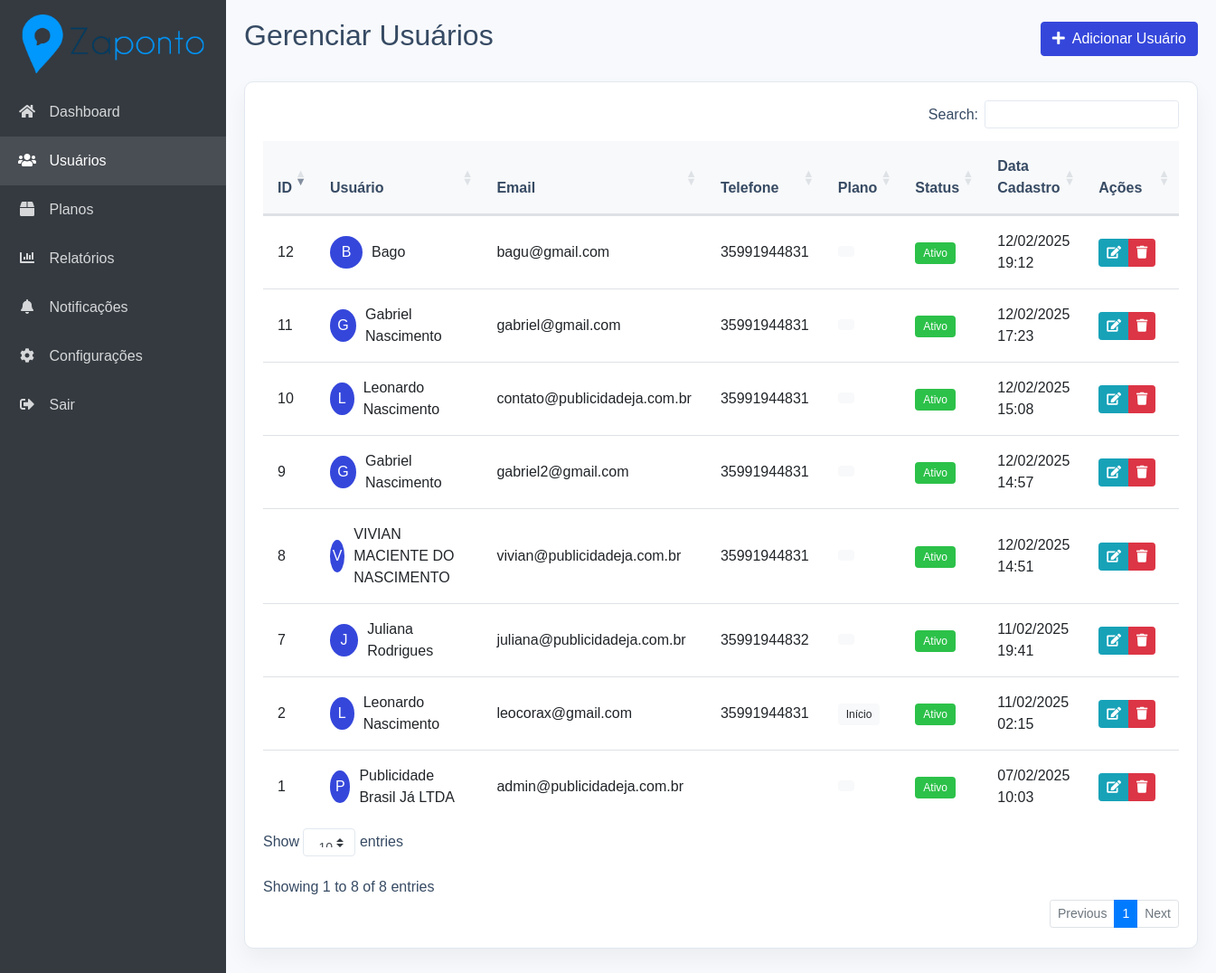
Page /pages/admin/usuarios.php (signed in) on the committed database.
### tables this page shows
CREATE TABLE `usuarios` (
  `id` int(11) NOT NULL,
  `nome` varchar(255) NOT NULL,
  `email` varchar(255) NOT NULL,
  `senha` varchar(255) NOT NULL,
  `mensagem_base` text DEFAULT NULL,
  `token_dispositivo` varchar(255) DEFAULT NULL,
  `arquivo_padrao` varchar(255) DEFAULT NULL,
  `created_at` timestamp NOT NULL DEFAULT current_timestamp(),
  `plano_id` int(11) DEFAULT NULL,
  `reset_token` varchar(64) DEFAULT NULL,
  `reset_token_expira` datetime DEFAULT NULL,
  `telefone` varchar(20) DEFAULT NULL,
  `status` enum('ativo','inativo') DEFAULT 'ativo',
  `empresa` varchar(255) DEFAULT NULL,
  `site` varchar(255) DEFAULT NULL,
  `foto_perfil` varchar(255) DEFAULT NULL,
  `data_cadastro` datetime DEFAULT current_timestamp(),
  `perfil_completo` tinyint(1) DEFAULT 0,
  `nome_negocio` varchar(255) DEFAULT NULL,
  `segmento` varchar(100) DEFAULT NULL,
  `publico_alvo` varchar(255) DEFAULT NULL,
  `objetivo_principal` varchar(100) DEFAULT NULL
);

CREATE TABLE `planos` (
  `id` int(11) NOT NULL,
  `nome` varchar(100) NOT NULL,
  `preco` decimal(10,2) NOT NULL,
  `limite_leads` int(11) NOT NULL,
  `limite_mensagens` int(11) NOT NULL,
  `recursos` text DEFAULT NULL,
  `ativo` tinyint(1) DEFAULT 1,
  `created_at` datetime DEFAULT current_timestamp(),
  `descricao` text DEFAULT NULL,
  `tem_ia` tinyint(1) DEFAULT 0,
  `stripe_price_id` varchar(255) DEFAULT NULL
);

### pages/admin/usuarios.php (the view, shortened to what this page needs)
<?php
include '../../includes/db.php';
$usuarios = $pdo->query("
    SELECT u.*, p.nome as plano_nome
    FROM usuarios u
    LEFT JOIN planos p ON u.plano_id = p.id
    ORDER BY u.created_at DESC
")->fetchAll();
?>
<!DOCTYPE html>
<html lang="pt-br">
<head>
    <link rel="stylesheet" href="https://stackpath.bootstrapcdn.com/bootstrap/4.5.2/css/bootstrap.min.css">
    <link rel="stylesheet" href="https://cdnjs.cloudflare.com/ajax/libs/font-awesome/5.15.1/css/all.min.css">
    <link rel="stylesheet" href="https://cdn.datatables.net/1.10.22/css/dataTables.bootstrap4.min.css">
</head>
<body>
    <div class="container-fluid">
        <div class="row">
            <?php include 'menu.php'; ?>
            <div class="main-content">
                <div class="d-flex justify-content-between align-items-center mb-4">
                    <h2>Gerenciar Usuários</h2>
                    <button class="btn btn-primary" data-toggle="modal" data-target="#modalUsuario" onclick="limparFormulario()">
                        <i class="fas fa-plus mr-2"></i>Adicionar Usuário
                    </button>
                </div>
                <div class="card">
                    <div class="card-body">
                        <div class="table-responsive">
                            <table id="tabelaUsuarios" class="table">
                                <thead>
                                    <tr>
                                        <th>ID</th>
                                        <th>Usuário</th>
                                        <th>Email</th>
                                        <th>Telefone</th>
                                        <th>Plano</th>
                                        <th>Status</th>
                                        <th>Data Cadastro</th>
                                        <th width="100">Ações</th>
                                    </tr>
                                </thead>
                                <tbody>
                                    <?php foreach ($usuarios as $usuario): ?>
                                    <tr>
                                        <td><?php echo $usuario['id']; ?></td>
                                        <td>
                                            <div class="d-flex align-items-center">
                                                <div class="user-avatar">
                                                    <?php echo strtoupper(substr($usuario['nome'], 0, 1)); ?>
                                                </div>
                                                <div>
                                                    <?php echo htmlspecialchars($usuario['nome']); ?>
                                                </div>
                                            </div>
                                        </td>
                                        <td><?php echo htmlspecialchars($usuario['email']); ?></td>
                                        <td><?php echo htmlspecialchars($usuario['telefone']); ?></td>
                                        <td>
                                            <span class="badge badge-light">
                                                <?php echo htmlspecialchars($usuario['plano_nome']); ?>
                                            </span>
                                        </td>
                                        <td>
                                            <span class="badge badge-<?php echo $usuario['status'] === 'ativo' ? 'success' : 'danger'; ?>">
                                                <?php echo ucfirst($usuario['status']); ?>
                                            </span>
                                        </td>
                                        <td><?php echo date('d/m/Y H:i', strtotime($usuario['created_at'])); ?></td>
                                        <td>
                                            <div class="btn-group">
                                                <button class="btn btn-sm btn-info" onclick="editarUsuario(<?php echo htmlspecialchars(json_encode($usuario)); ?>)" title="Editar">
                                                    <i class="fas fa-edit"></i>
                                                </button>
                                                <button class="btn btn-sm btn-danger" onclick="confirmarExclusao(<?php echo $usuario['id']; ?>)" title="Excluir">
                                                    <i class="fas fa-trash"></i>
                                                </button>
                                            </div>
                                        </td>
                                    </tr>
                                    <?php endforeach; ?>
                                </tbody>
                            </table>
                        </div>
                    </div>
                </div>
            </div>
        </div>
    </div>
</body>
</html>

### pages/admin/usuarios.php (style rules this page uses)
:root { --primary-color: #3547DB; --primary-hover: #283593; --success-color: #2CC149; --background-color: #f7f9fc; --text-color: #364a63; --border-color: #e2e8f0; --card-shadow: 0 0.75rem 1.5rem rgba(0, 0, 0, 0.05); }
body { background-color: var(--background-color); color: var(--text-color); font-family: 'Nunito', sans-serif; }
.main-content { margin-left: 250px; padding: 20px; transition: margin-left 0.3s; }
.card { background: #fff; border-radius: 10px; border: 1px solid var(--border-color); box-shadow: var(--card-shadow); margin-bottom: 20px; }
.table { margin-bottom: 0; }
.table th { border-top: none; font-weight: 600; padding: 1rem; background-color: #f8f9fa; color: var(--text-color); }
.table td { padding: 1rem; vertical-align: middle; }
.btn-primary { background-color: var(--primary-color); border-color: var(--primary-color); }
.badge { padding: 0.5em 0.75em; font-weight: 500; }
.badge-success { background-color: var(--success-color); }
.user-avatar { width: 36px; height: 36px; border-radius: 50%; background-color: var(--primary-color); color: #fff; display: flex; align-items: center; justify-content: center; margin-right: 10px; }

### rows in the picture
usuarios: id "12", nome "B", nome "Bago", email "bagu@gmail.com", telefone "35991944831", status "Ativo", created_at "12/02/2025 19:12"
usuarios: id "11", nome "G", nome "Gabriel Nascimento", email "gabriel@gmail.com", telefone "35991944831", status "Ativo", created_at "12/02/2025 17:23"
usuarios: id "10", nome "L", nome "Leonardo Nascimento", email "contato@publicidadeja.com.br", telefone "35991944831", status "Ativo", created_at "12/02/2025 15:08"
usuarios: id "9", nome "G", nome "Gabriel Nascimento", email "gabriel2@gmail.com", telefone "35991944831", status "Ativo", created_at "12/02/2025 14:57"
usuarios: id "8", nome "V", nome "VIVIAN MACIENTE DO NASCIMENTO", email "vivian@publicidadeja.com.br", telefone "35991944831", status "Ativo", created_at "12/02/2025 14:51"
usuarios: id "7", nome "J", nome "Juliana Rodrigues", email "juliana@publicidadeja.com.br", telefone "35991944832", status "Ativo", created_at "11/02/2025 19:41"
usuarios: id "2", nome "L", nome "Leonardo Nascimento", email "leocorax@gmail.com", telefone "35991944831", plano.nome "Início", status "Ativo", created_at "11/02/2025 02:15"
usuarios: id "1", nome "P", nome "Publicidade Brasil Já LTDA", email "admin@publicidadeja.com.br", status "Ativo", created_at "07/02/2025 10:03"
